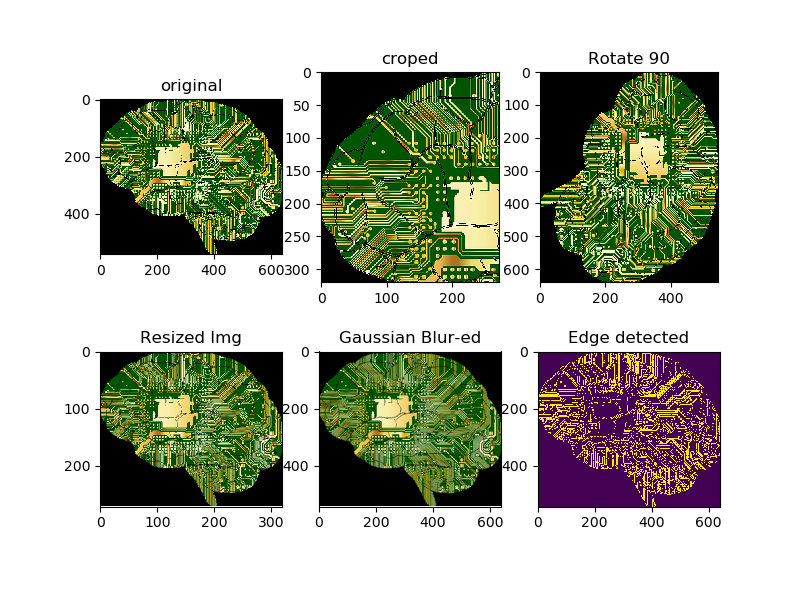

Generate this figure with Python:
import cv2 as cv
import matplotlib.pyplot as plt


img = cv.imread('data/image.png')
img = cv.cvtColor(img,cv.COLOR_BGR2RGB)

figure = plt.figure(figsize=(8,6))
figure.add_subplot(2,3,1)
plt.imshow(img)
plt.title('original')

h,w,c = img.shape
croped = img[0:int(w/2),0:int(h/2)]
figure.add_subplot(2,3,2)
plt.imshow(croped)
plt.title('croped')

rot = cv.rotate(img,cv.ROTATE_90_CLOCKWISE)
figure.add_subplot(2,3,3)
plt.imshow(rot)
plt.title('Rotate 90')

resized = cv.resize(img,(int(w/2),int(h/2)))
figure.add_subplot(2,3,4)
plt.imshow(resized)
plt.title('Resized Img')

gaussianblured = cv.GaussianBlur(img,(5,5),0)
figure.add_subplot(2,3,5)
plt.imshow(gaussianblured)
plt.title('Gaussian Blur-ed')

edgedetected = cv.Canny(img,150,300) #using canny's edge detection algorithm
figure.add_subplot(2,3,6)
plt.imshow(edgedetected)
plt.title('Edge detected')

plt.savefig('opencv_test.png')

plt.show()



